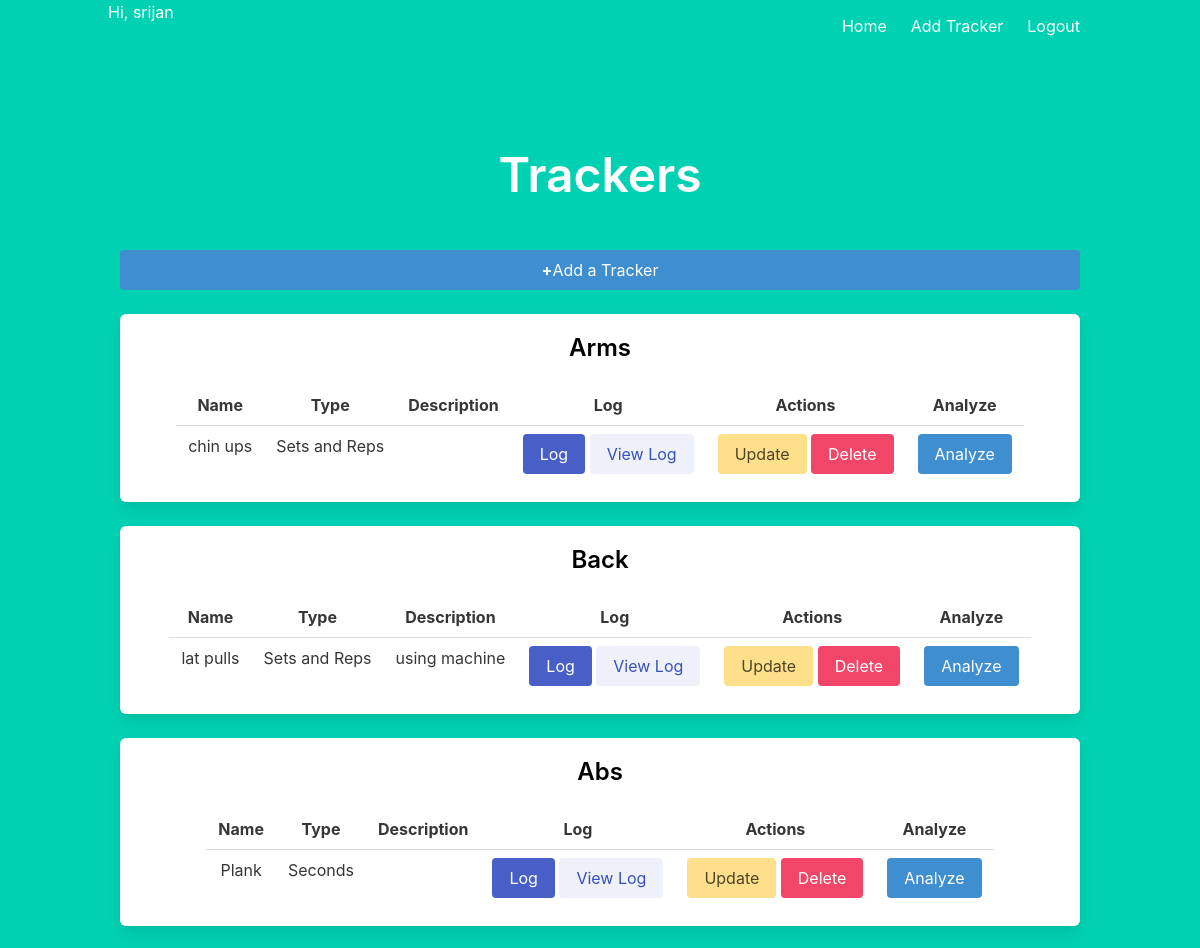
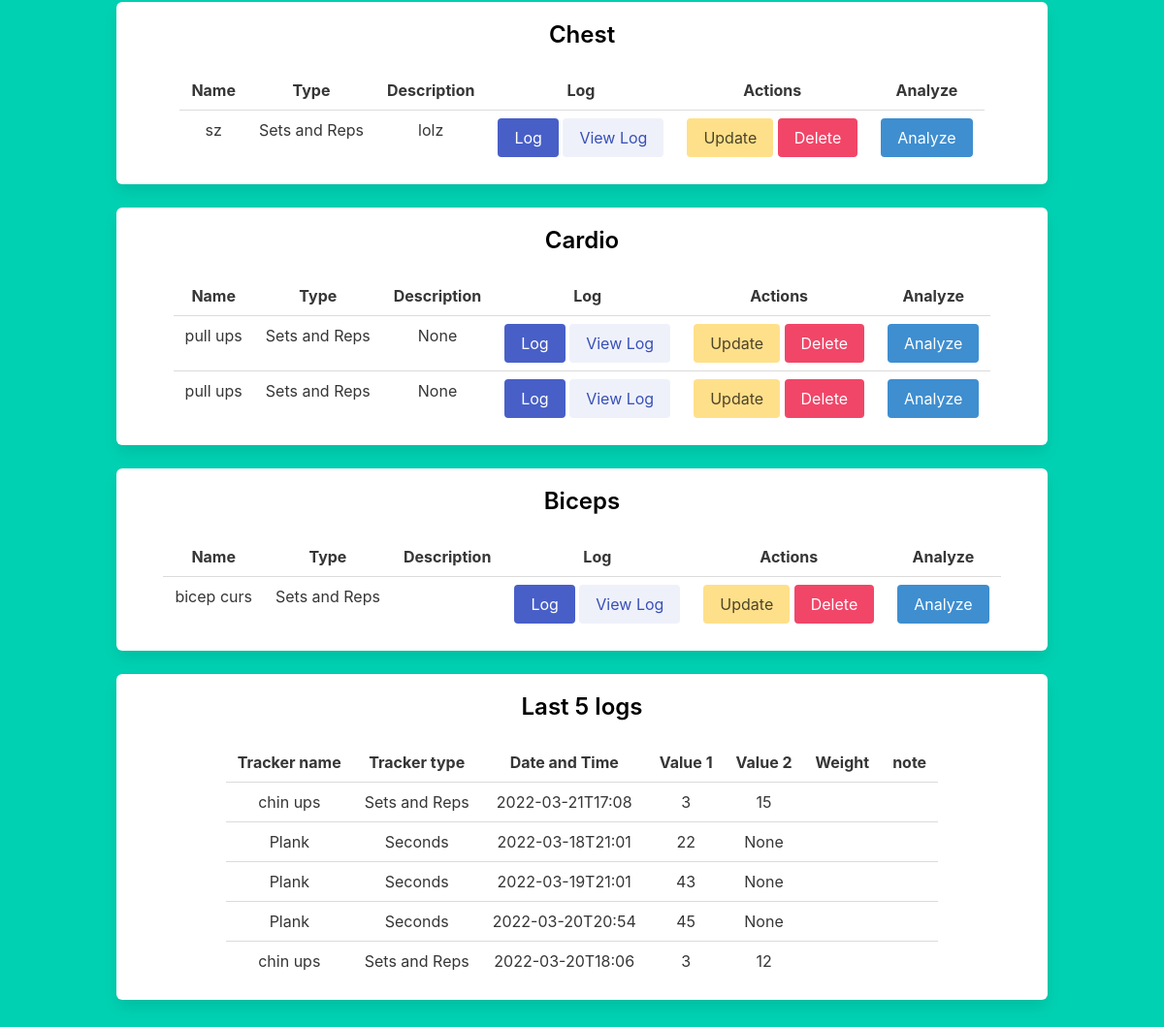
The page /dashboard (signed in) on the database its author committed (2 pictures, top to bottom).
### main.py (models this page shows)
class tracker(db.Model):
    __tablename__ = 'tracker'
    id = db.Column(db.Integer, primary_key=True,
                   autoincrement=True, nullable=False)
    name = db.Column(db.String, nullable=False)
    option = db.Column(db.String, nullable=False)
    group = db.Column(db.String, nullable=False)
    description = db.Column(db.String)
    u_id = db.Column(db.String, db.ForeignKey(user.id), nullable=False)

class log(db.Model):
    __tablename__ = 'log'
    id = db.Column(db.Integer, primary_key=True,
                   autoincrement=True, nullable=False)
    t_id = db.Column(db.Integer, db.ForeignKey(tracker.id), nullable=False)
    timestamp = db.Column(db.String, nullable=False)
    value_1 = db.Column(db.Integer, nullable=False)
    value_2 = db.Column(db.Integer)
    weight = db.Column(db.Integer)
    note = db.Column(db.String)

### main.py (the view)
@app.route('/dashboard')
def dashboard():
    if 'user' not in session:
        return redirect(url_for('index'))
    username = session['user']
    uid = user.query.filter_by(username=username).first().id
    tids = []
    groups = {}
    trackers = tracker.query.filter_by(u_id=uid).all()
    for t in trackers:
        tids.append(t.id)
        if t.group not in groups.keys():
            groups[t.group] = [copy.copy(t)]
        else:
            groups[t.group].append(copy.copy(t))
    ulogs = db.session.execute(
        'select log.timestamp, log.value_1, log.value_2, log.weight, log.note, tracker.name, tracker.option from log, tracker where log.t_id = tracker.id and log.t_id in (select t.id from user u, tracker t where t.u_id = u.id and u.id={uid}) order by log.id desc limit 5'.format(uid=uid))
    return render_template("dashboard.html", groups=groups, ulogs=ulogs)

### templates/dashboard.html
{% extends "layout.html" %} {% block body %}
<div class="section">
  <h1 class="title is-1">Trackers</h1>
</div>
<div class="block">
  <a href="/add_tracker" class="button is-info is-fullwidth">
    <strong>+</strong> Add a Tracker</a
  >
</div>
{% for group in groups.keys() %}
<div class="box">
  <div class="block">
    <h1 class="title is-4" style="color: black">{{ group }}</h1>
  </div>
  <table class="table" , style="margin-left: auto; margin-right: auto">
    <thread>
      <tr>
        <th>Name</th>
        <th>Type</th>
        <th>Description</th>
        <th>Log</th>
        <th>Actions</th>
        <th>Analyze</th>
      </tr>
    </thread>
    {% for tracker in groups[group] %}
    <tr>
      <td>{{tracker.name}}</td>
      <td>{{tracker.option}}</td>
      <td>{{tracker.description}}</td>
      <td>
        <a class="button is-link" href="/log/{{tracker.id}}">Log</a>
        <a class="button is-link is-light" href="/view_log/{{tracker.id}}"
          >View Log</a
        >
      </td>
      <td>
        <a class="button is-warning" href="/update_tracker/{{tracker.id}}"
          >Update</a
        >
        <a class="button is-danger" href="/delete_tracker/{{tracker.id}}"
          >Delete</a
        >
      </td>
      <td><a href="/analyze_tracker/{{tracker.id}}" class="button is-info">Analyze</a></td>
    </tr>
    {% endfor %}
  </table>
</div>
{% endfor %}
<div class="box">
    <div class="block">
      <h1 class="title is-4" style="color: black">Last 5 logs</h1>
    </div>
<table class="table" , style="margin-left: auto; margin-right: auto">
    <thread>
        <tr>
            <th>Tracker name</th>
            <th>Tracker type</th>
          <th>Date and Time</th>
          <th>Value 1</th>
          <th>Value 2</th>
          <th>Weight</th>
          <th>note</th>
        </tr>
      </thread>
    {% for log in ulogs %}
    <tr>
        <td>{{ log.name }}</td>
        <td>{{ log.option }}</td>
        <td>{{ log.timestamp }}</td>
        <td>{{ log.value_1 }}</td>
        <td>{{ log.value_2 }}</td>
        <td>{{ log.weight }}</td>
        <td>{{ log.note }}</td>
    </tr>
    {% endfor %}
</table>
</div>
  {% endblock %}

### rows shown on the page
tracker: group "Arms", name "chin ups", option "Sets and Reps"
tracker: group "Back", name "lat pulls", option "Sets and Reps", description "using machine"
tracker: group "Abs", name "Plank", option "Seconds"
tracker: group "Chest", name "sz", option "Sets and Reps", description "lolz"
tracker: group "Cardio", name "pull ups", option "Sets and Reps", description "None"
tracker: name "pull ups", option "Sets and Reps", description "None"
tracker: group "Biceps", name "bicep curs", option "Sets and Reps"
log: name "chin ups", option "Sets and Reps", timestamp "2022-03-21T17:08", value_1 "3", value_2 "15"
log: name "Plank", option "Seconds", timestamp "2022-03-18T21:01", value_1 "22", value_2 "None"
log: name "Plank", option "Seconds", timestamp "2022-03-19T21:01", value_1 "43", value_2 "None"
log: name "Plank", option "Seconds", timestamp "2022-03-20T20:54", value_1 "45", value_2 "None"
log: name "chin ups", option "Sets and Reps", timestamp "2022-03-20T18:06", value_1 "3", value_2 "12"

### other values the page prints
{{ session['user'] }} "srijan"
